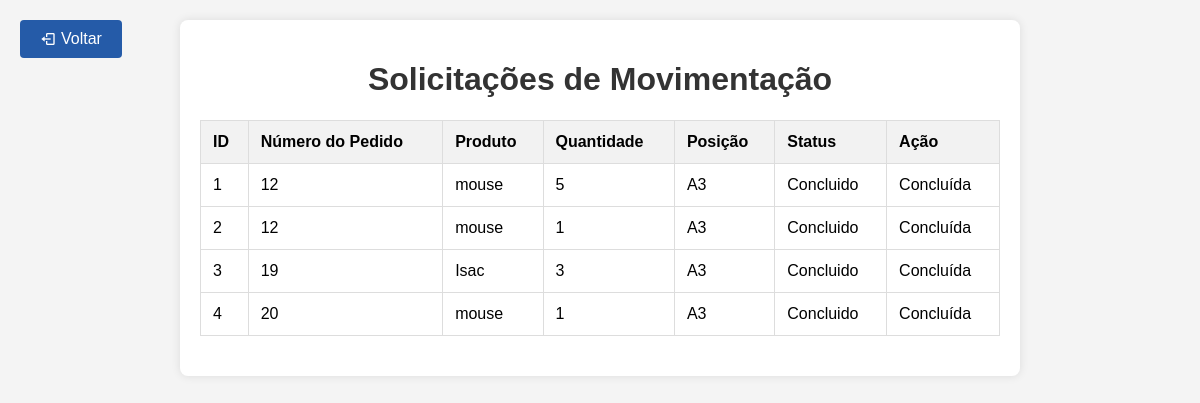
The app's page /SENAI_LOGISTICA/home/movimentacao/solicitacoesMovimentacao.php with its own data.
### tables this page shows
CREATE TABLE `movimentacao` (
  `id` int(11) NOT NULL,
  `npedido` varchar(255) NOT NULL,
  `produto` varchar(255) NOT NULL,
  `qtd` int(11) NOT NULL,
  `posicao` varchar(255) NOT NULL,
  `status` varchar(20) DEFAULT 'Pendente'
);

### SENAI_LOGISTICA/home/movimentacao/solicitacoesMovimentacao.php (the view, shortened to what this page needs)
<!DOCTYPE html>
<html lang="en">
<head>
    <link href='https://unpkg.com/boxicons@2.1.4/css/boxicons.min.css' rel='stylesheet'>
</head>
<body>
<a class="back-button" onclick="window.history.back();"><i class='bx bx-log-out'></i> Voltar</a>
<div class="container">
    <h1>Solicitações de Movimentação</h1>
    <?php
    $servername = "localhost";
    $username = "root";
    $password = "root";
    $dbname = "senai";
    $conn = new mysqli($servername, $username, $password, $dbname);
    $sql = "SELECT id, npedido, produto, qtd, posicao, status FROM movimentacao";
    $result = $conn->query($sql);
    if ($result->num_rows > 0) {
        echo "<table>";
        echo "<tr><th>ID</th><th>Número do Pedido</th><th>Produto</th><th>Quantidade</th><th>Posição</th><th>Status</th><th>Ação</th></tr>";
        while($row = $result->fetch_assoc()) {
            echo "<tr>";
            echo "<td>" . htmlspecialchars($row["id"]) . "</td>";
            echo "<td>" . htmlspecialchars($row["npedido"]) . "</td>";
            echo "<td>" . htmlspecialchars($row["produto"]) . "</td>";
            echo "<td>" . htmlspecialchars($row["qtd"]) . "</td>";
            echo "<td>" . htmlspecialchars($row["posicao"]) . "</td>";
            echo "<td>" . htmlspecialchars($row["status"]) . "</td>";
            if ($row["status"] == "Pendente") {
                echo "<td>";
                echo "<form method='POST' style='display:inline;'>";
                echo "<input type='hidden' name='movimentacao_id' value='" . htmlspecialchars($row["id"]) . "'>";
                echo "<input type='submit' value='Marcar como Concluída'>";
                echo "</form>";
                echo "</td>";
            } else {
                echo "<td>Concluída</td>";
            }
            echo "</tr>";
        }
        echo "</table>";
    } else {
        echo "Nenhuma solicitação de movimentação encontrada.";
    }
    ?>
</div>
</body>
</html>

### SENAI_LOGISTICA/home/movimentacao/solicitacoesMovimentacao.php (style rules this page uses)
body { font-family: Arial, sans-serif; background-color: #f4f4f4; margin: 0; padding: 20px; }
h1 { color: #333; text-align: center; }
.back-button { position: absolute; top: 20px; left: 20px; background-color: rgb(37, 91, 168); color: white; padding: 10px 20px; text-decoration: none; border-radius: 4px; display: flex; align-items: center; cursor: pointer; }
.back-button i { margin-right: 5px; }
.container { max-width: 800px; margin: 0 auto; padding: 20px; background: #fff; box-shadow: 0 0 10px rgba(0, 0, 0, 0.1); border-radius: 8px; }
table { width: 100%; border-collapse: collapse; margin-bottom: 20px; }
table, th, td { border: 1px solid #ddd; }
th, td { padding: 12px; text-align: left; }
th { background-color: #f2f2f2; }

### records on screen
movimentacao: id "1", npedido "12", produto "mouse", qtd "5", posicao "A3", status "Concluido", shows "Concluída"
movimentacao: id "2", npedido "12", produto "mouse", qtd "1", posicao "A3", status "Concluido", shows "Concluída"
movimentacao: id "3", npedido "19", produto "Isac", qtd "3", posicao "A3", status "Concluido", shows "Concluída"
movimentacao: id "4", npedido "20", produto "mouse", qtd "1", posicao "A3", status "Concluido", shows "Concluída"
